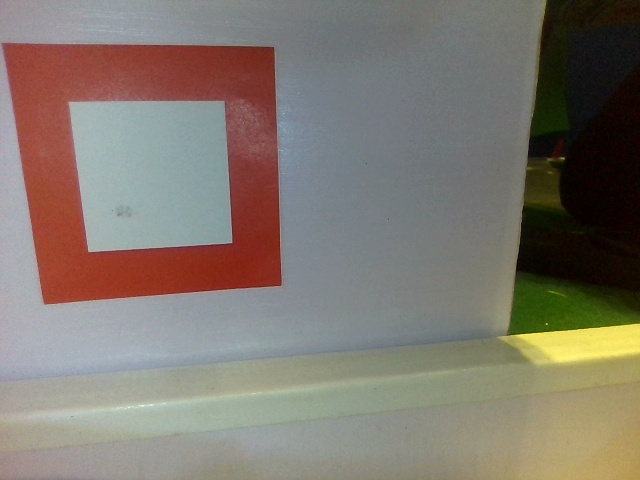
#> input picture photo/1.jpg, 640 x 480 px, found by its file name; its folder holds only this picture in this run
$ python test.py
#> lines starting #> are read from the running program, lines starting #| are printed output that depends on the picture; after the words box and inside, x2 and y2 are one past the last pixel; in counts of white or black regions, pixels touching at a corner belong together

import os
import threading
import cv2
import numpy as np
img_dir = r"ROBOCUP\photo"

#设置滑动条
cv2.namedWindow('original_img')
cv2.createTrackbar('canny1', 'original_img', 22, 255, lambda x: None)
cv2.createTrackbar('canny2', 'original_img',  30, 255, lambda x: None)
cv2.createTrackbar('bf_sc', 'original_img',  0, 255, lambda x: None)
cv2.createTrackbar('bf_ss', 'original_img',  0, 255, lambda x: None)
if __name__ == '__main__':
        for i in range(1, 55):

                while True:
                        #读图
                        img_name = str(i)+".jpg"
                        img_path = os.path.join(img_dir, img_name)
                        src_img = cv2.imread(img_path)
#> src_img is the input picture: shape (480, 640, 3); mean B, G, R 110.6, 120, 128.3

                        #去光照
                        dist = cv2.bilateralFilter(src_img, 5, 200, 200)
                        h,s,v = cv2.split(dist)
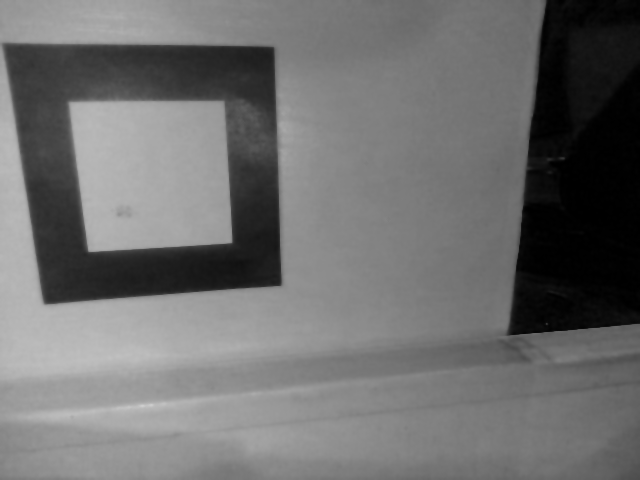
#> h: shape (480, 640); min 0, max 206, mean 110.6
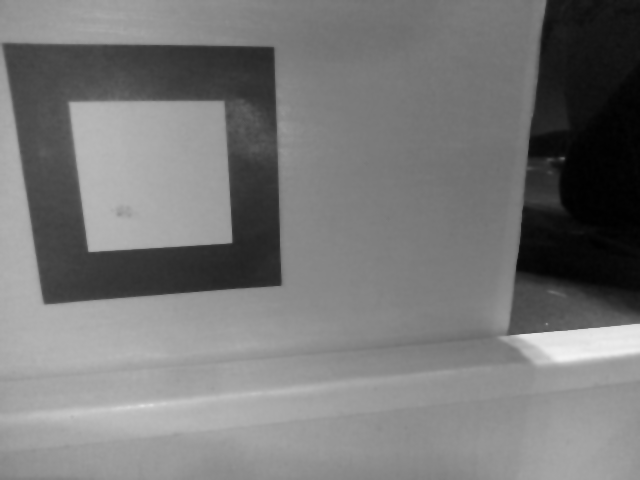
#> s: shape (480, 640); min 0, max 242, mean 120
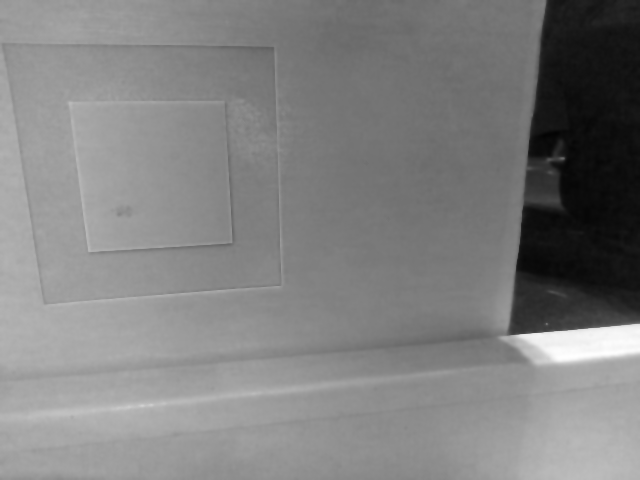
#> v: shape (480, 640); min 3, max 255, mean 128.3
                        v = cv2.blur(v,(11,11))
                        dist = cv2.merge([h,s,v])

                        #二值化
                        gray = cv2.cvtColor(dist, cv2.COLOR_BGR2GRAY)
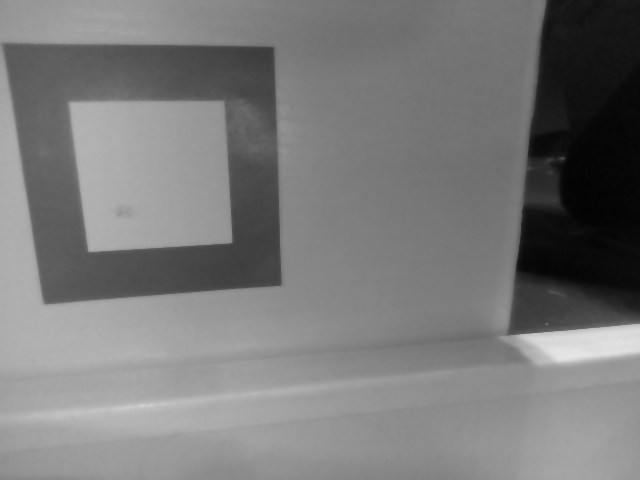
#> gray: shape (480, 640); min 3, max 230, mean 121.4
                        dist = cv2.adaptiveThreshold(gray, 255,cv2.ADAPTIVE_THRESH_GAUSSIAN_C, cv2.THRESH_BINARY_INV, 31, 3)
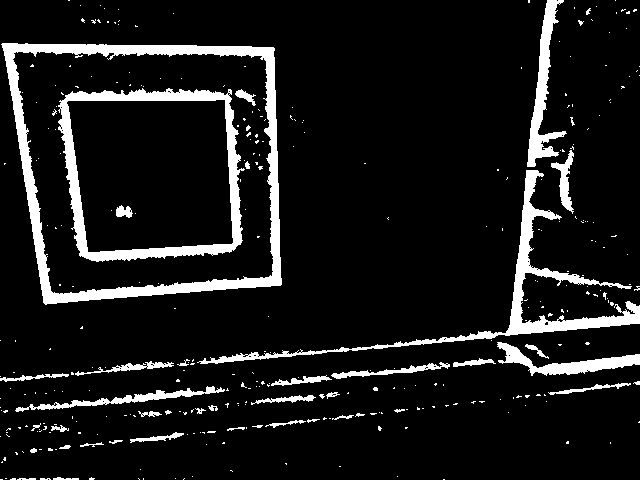
#> dist: shape (480, 640); 9.9% white; 335 white regions (294 under 20 px), largest, box (x1, y1, x2, y2) and area: (1, 43, 282, 305) 9288, (58, 88, 245, 262) 5817, (197, 170, 640, 364) 5293


                        p1 = cv2.getTrackbarPos('canny1', 'original_img')
                        p2 = cv2.getTrackbarPos('canny2', 'original_img')
                        edge = cv2.Canny(dist, p1, p2)
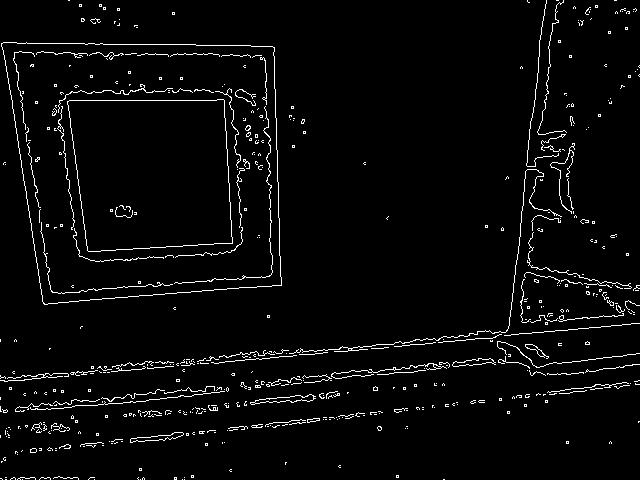
#> edge: shape (480, 640); 3.4% white in thin lines or dots

                        cv2.imshow('original_img',src_img)
                        cv2.imshow('dsit',dist)
                        cv2.imshow('edge',edge)

                        if cv2.waitKey(100) & 0xFF == ord('q'):
#> (key q is pressed here)
#> (the run stopped early here; a loop or call above may not have finished)
